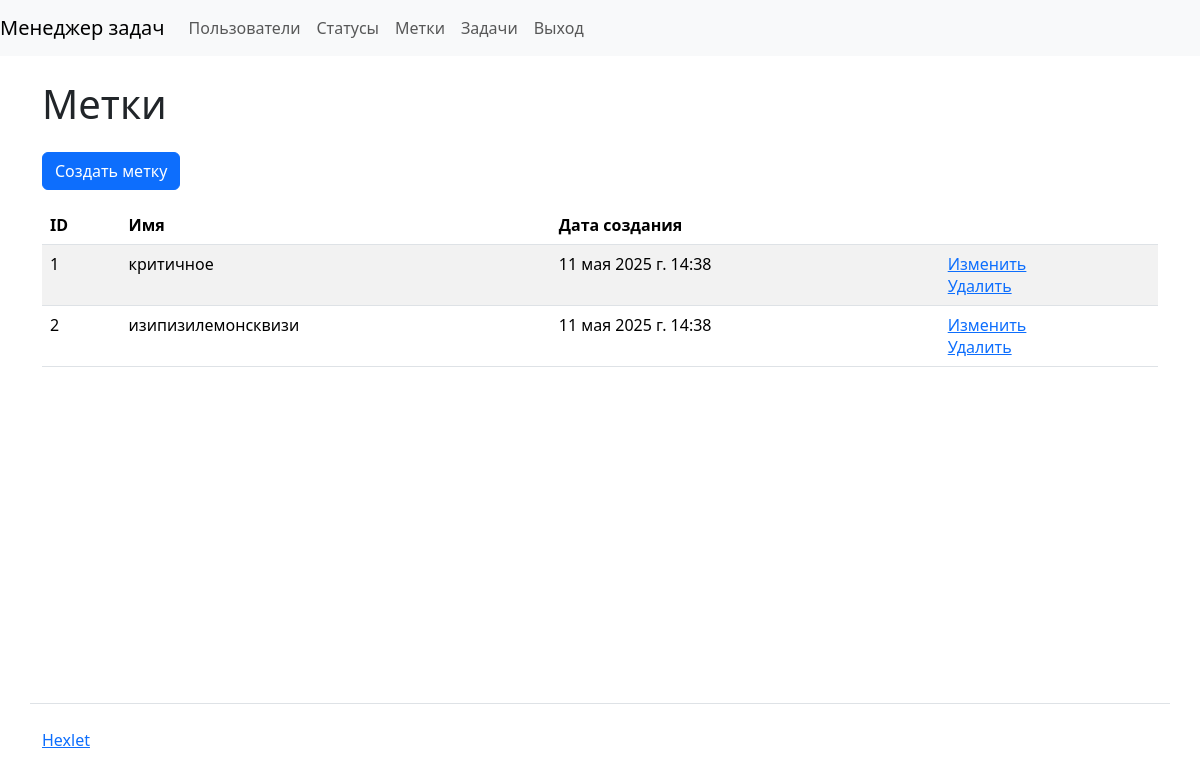
/labels/ (signed in), run on the app's committed database.
### task_manager/labels/models.py (models this page shows)
class Label(models.Model):
    name = models.CharField(max_length=100, blank=False, unique=True)
    created_at = models.DateTimeField(auto_now_add=True)
    def __str__(self):
        return self.name

### task_manager/labels/views.py (the view)
# urls.py: path('', views.ShowLabels.as_view(), name='labels'),
class ShowLabels(CustomLoginRequiredMixin, ListView):
    model = Label
    template_name = 'labels/labels_list.html'
    context_object_name = 'labels'
    allow_empty = True

### task_manager/users/mixins.py (called while the page is built)
    def dispatch(self, request, *args, **kwargs):
        if not self.request.user.is_authenticated:
            return redirect_to_login(
                self.request.get_full_path(),
                self.get_login_url(),
                self.get_redirect_field_name()
            )
        return super().dispatch(request, *args, **kwargs)

### task_manager/labels/templates/labels/labels_list.html
{% extends 'base.html' %}
{% load django_bootstrap5 %}
{% load i18n %}
{% block content %}
<h1 class="my-4">{% translate 'Labels' %}</h1>
<a class="btn btn-primary mb-3" href="{% url 'labels:create_label' %}">{% translate 'Create label' %}</a>
<table class="table table-striped">
    <thead>
      <tr>
        <th>{% translate 'ID' %}</th>
        <th>{% translate 'Name' %}</th>
        <th>{% translate 'Date of creation' %}</th>
        <th></th>
      </tr>
    </thead>
    <tbody>
        {% for label in labels %}
        <tr>
          <td>{{ label.pk }}</td>
          <td>{{ label }}</td>
          <td>{{ label.created_at }}</td>
          <td>
            <a href="{% url 'labels:update_label' pk=label.pk %}">{% translate 'Edit' %}</a>
            <br>
            <a href="{% url 'labels:delete_label' pk=label.pk %}">{% translate 'Delete' %}</a>
          </td>
        </tr>
        {% endfor %}
    </tbody>
  </table>
  {% endblock %}

### data on the page
Label: pk "1", name "критичное", created_at "11 мая 2025 г. 14:38"
Label: pk "2", name "изипизилемонсквизи", created_at "11 мая 2025 г. 14:38"
